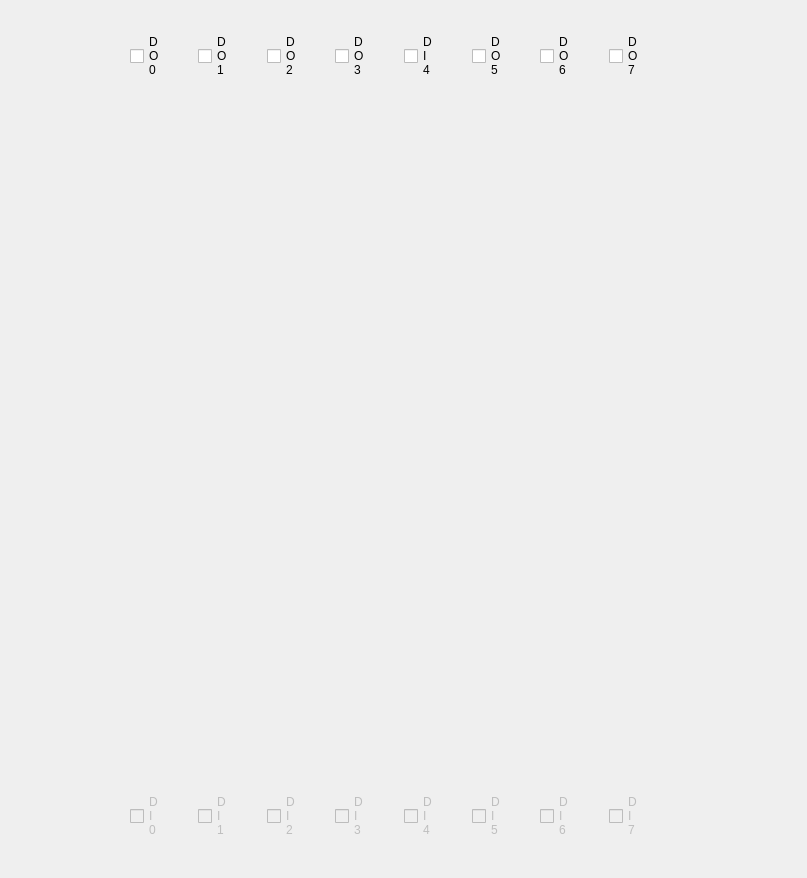
<?xml version="1.0" encoding="UTF-8"?>
<ui version="4.0">
 <class>Dialog</class>
 <widget class="QDialog" name="Dialog">
  <property name="geometry">
   <rect>
    <x>0</x>
    <y>0</y>
    <width>807</width>
    <height>878</height>
   </rect>
  </property>
  <property name="windowTitle">
   <string>IO端口状态</string>
  </property>
  <widget class="QWidget" name="DIwidget" native="true">
   <property name="geometry">
    <rect>
     <x>130</x>
     <y>780</y>
     <width>541</width>
     <height>73</height>
    </rect>
   </property>
   <layout class="QHBoxLayout" name="horizontalLayout_2">
    <item>
     <widget class="QCheckBox" name="DI0">
      <property name="enabled">
       <bool>false</bool>
      </property>
      <property name="layoutDirection">
       <enum>Qt::LeftToRight</enum>
      </property>
      <property name="autoFillBackground">
       <bool>false</bool>
      </property>
      <property name="text">
       <string>D
I
0</string>
      </property>
      <property name="checkable">
       <bool>true</bool>
      </property>
     </widget>
    </item>
    <item>
     <widget class="QCheckBox" name="DI1">
      <property name="enabled">
       <bool>false</bool>
      </property>
      <property name="layoutDirection">
       <enum>Qt::LeftToRight</enum>
      </property>
      <property name="text">
       <string>D
I
1</string>
      </property>
      <property name="checkable">
       <bool>true</bool>
      </property>
     </widget>
    </item>
    <item>
     <widget class="QCheckBox" name="DI2">
      <property name="enabled">
       <bool>false</bool>
      </property>
      <property name="text">
       <string>D
I
2</string>
      </property>
      <property name="checkable">
       <bool>true</bool>
      </property>
     </widget>
    </item>
    <item>
     <widget class="QCheckBox" name="DI3">
      <property name="enabled">
       <bool>false</bool>
      </property>
      <property name="text">
       <string>D
I
3</string>
      </property>
      <property name="checkable">
       <bool>true</bool>
      </property>
     </widget>
    </item>
    <item>
     <widget class="QCheckBox" name="DI4">
      <property name="enabled">
       <bool>false</bool>
      </property>
      <property name="text">
       <string>D
I
4</string>
      </property>
      <property name="checkable">
       <bool>true</bool>
      </property>
     </widget>
    </item>
    <item>
     <widget class="QCheckBox" name="DI5">
      <property name="enabled">
       <bool>false</bool>
      </property>
      <property name="text">
       <string>D
I
5</string>
      </property>
      <property name="checkable">
       <bool>true</bool>
      </property>
     </widget>
    </item>
    <item>
     <widget class="QCheckBox" name="DI6">
      <property name="enabled">
       <bool>false</bool>
      </property>
      <property name="text">
       <string>D
I
6</string>
      </property>
      <property name="checkable">
       <bool>true</bool>
      </property>
     </widget>
    </item>
    <item>
     <widget class="QCheckBox" name="DI7">
      <property name="enabled">
       <bool>false</bool>
      </property>
      <property name="contextMenuPolicy">
       <enum>Qt::DefaultContextMenu</enum>
      </property>
      <property name="text">
       <string>D
I
7</string>
      </property>
      <property name="checkable">
       <bool>true</bool>
      </property>
      <property name="autoExclusive">
       <bool>true</bool>
      </property>
     </widget>
    </item>
   </layout>
  </widget>
  <widget class="QLabel" name="label">
   <property name="geometry">
    <rect>
     <x>40</x>
     <y>70</y>
     <width>681</width>
     <height>741</height>
    </rect>
   </property>
   <property name="text">
    <string/>
   </property>
   <property name="pixmap">
    <pixmap resource="res.qrc">:/Image/sketch.png</pixmap>
   </property>
   <property name="scaledContents">
    <bool>true</bool>
   </property>
  </widget>
  <widget class="QWidget" name="DOwidget" native="true">
   <property name="geometry">
    <rect>
     <x>130</x>
     <y>20</y>
     <width>541</width>
     <height>73</height>
    </rect>
   </property>
   <layout class="QHBoxLayout" name="horizontalLayout">
    <item>
     <widget class="QCheckBox" name="DO0">
      <property name="text">
       <string>D
O
0</string>
      </property>
     </widget>
    </item>
    <item>
     <widget class="QCheckBox" name="DO1">
      <property name="cursor">
       <cursorShape>ArrowCursor</cursorShape>
      </property>
      <property name="text">
       <string>D
O
1</string>
      </property>
     </widget>
    </item>
    <item>
     <widget class="QCheckBox" name="DO2">
      <property name="text">
       <string>D
O
2</string>
      </property>
     </widget>
    </item>
    <item>
     <widget class="QCheckBox" name="DO3">
      <property name="text">
       <string>D
O
3</string>
      </property>
     </widget>
    </item>
    <item>
     <widget class="QCheckBox" name="DO4">
      <property name="text">
       <string>D
I
4</string>
      </property>
     </widget>
    </item>
    <item>
     <widget class="QCheckBox" name="DO5">
      <property name="text">
       <string>D
O
5</string>
      </property>
     </widget>
    </item>
    <item>
     <widget class="QCheckBox" name="DO6">
      <property name="text">
       <string>D
O
6</string>
      </property>
     </widget>
    </item>
    <item>
     <widget class="QCheckBox" name="DO7">
      <property name="text">
       <string>D
O
7</string>
      </property>
     </widget>
    </item>
   </layout>
  </widget>
 </widget>
 <resources>
  <include location="res.qrc"/>
 </resources>
 <connections/>
</ui>
